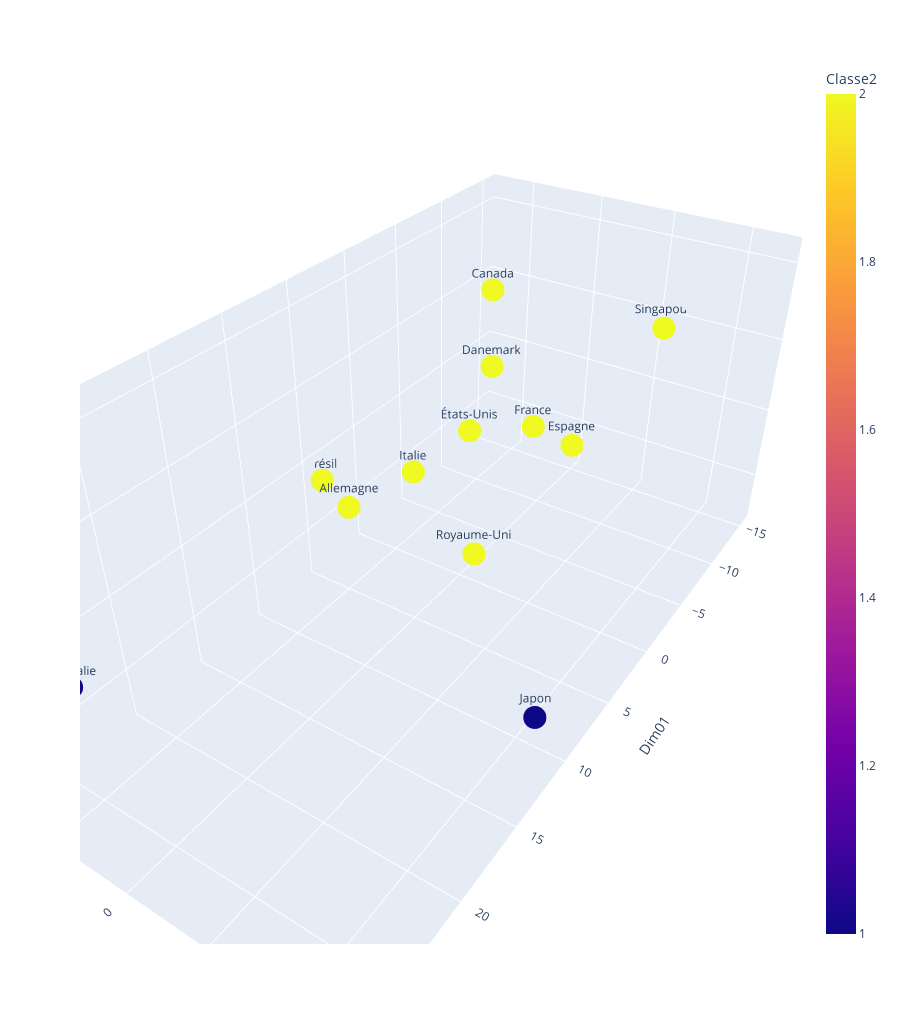

The notebook cell saved with this chart:
### Code cell
fig = px.scatter_3d(d02.reset_index(), 
                    x='Dim01', 
                    y='Dim02', 
                    z='Dim03',
                    color='Classe2',
                    #size=np.abs(donnees.Eat),
                    #symbol='CD23',
                    text='pays', 
                    width=900,
                    height=1024,
                   )

fig.show()

### Figure 1 — Plotly figure (JSON) as saved in the notebook; plotly's stock layout.template omitted (floating-point values rounded to 4 significant figures)
{"data": [{"hovertemplate": "Dim01=%{x}<br>Dim02=%{y}<br>Dim03=%{z}<br>pays=%{text}<br>Classe2=%{marker.color}<extra></extra>", "legendgroup": "", "marker": {"color": [2, 1, 2, 2, 2, 2, 2, 2, 1, 2, 2, 2], "coloraxis": "coloraxis", "symbol": "circle"}, "mode": "markers+text", "name": "", "scene": "scene", "showlegend": false, "text": ["Allemagne", "Australie", "Brésil", "Canada", "Danemark", "Espagne", "France", "Italie", "Japon", "Royaume-Uni", "Singapour", "États-Unis"], "type": "scatter3d", "x": [6.706, 26.81, 4.073, -1.163, -12.21, -10.28, -8.76, 2.141, 12.63, -1.709, -15.14, -3.099], "y": [-3.256, -2.158, -7.414, 1.145, -5.297, 2.223, 0.03759, -1.971, 12.36, -0.01406, 5.714, -1.371], "z": [-0.4519, 2.481, -1.582, 10.97, -0.274, -3.164, -1.67, -0.06396, -3.202, -7.775, 4.387, 0.3489]}], "layout": {"coloraxis": {"colorbar": {"title": {"text": "Classe2"}}, "colorscale": [[0, "#0d0887"], [0.1111, "#46039f"], [0.2222, "#7201a8"], [0.3333, "#9c179e"], [0.4444, "#bd3786"], [0.5556, "#d8576b"], [0.6667, "#ed7953"], [0.7778, "#fb9f3a"], [0.8889, "#fdca26"], [1, "#f0f921"]]}, "height": 1024, "legend": {"tracegroupgap": 0}, "margin": {"t": 60}, "scene": {"aspectmode": "auto", "aspectratio": {"x": 1.681, "y": 0.7923, "z": 0.7509}, "camera": {"center": {"x": 0, "y": 0, "z": 0}, "eye": {"x": 1.482, "y": 0.9866, "z": 1.232}, "projection": {"type": "perspective"}, "up": {"x": 0, "y": 0, "z": 1}}, "domain": {"x": [0, 1], "y": [0, 1]}, "xaxis": {"title": {"text": "Dim01"}, "type": "linear"}, "yaxis": {"title": {"text": "Dim02"}, "type": "linear"}, "zaxis": {"title": {"text": "Dim03"}, "type": "linear"}}, "width": 900}}
